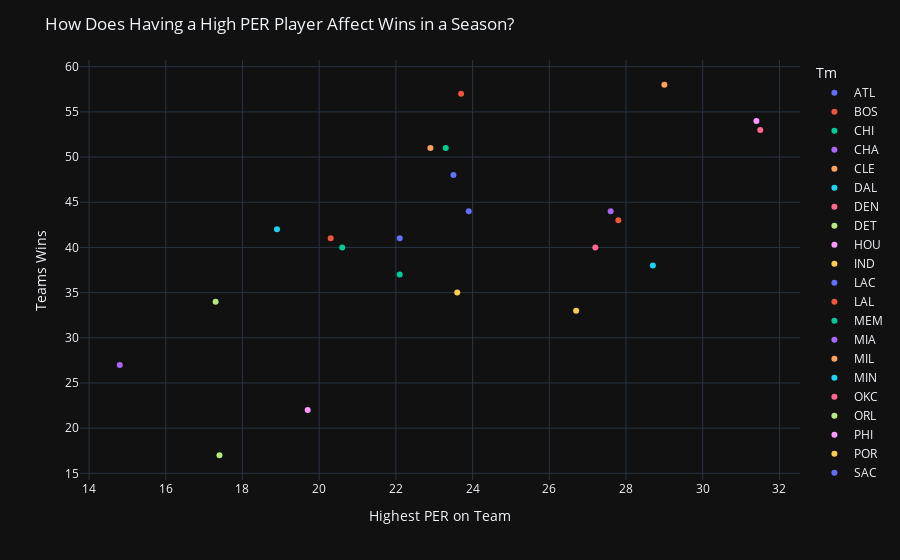

Here is the notebook cell this chart was saved with:
### Markdown cell above
## Question 1: How does player efficiency rating (PER) correlate with a team's win-loss record?

### Code cell
model = LinearRegression()
# display(per)

teams[["wins", "losses"]] = teams["Overall"].str.split("-", expand=True).astype(int)
# teams["W/L Ratio"] = round((teams["wins"] / (teams["losses"] + teams["wins"])), 2)
# WL = teams["W/L Ratio"]
#display(teams)

top_players = per.groupby("Tm")["PER"].max().reset_index()
top_players.loc[top_players["Tm"] == "CHO", "Tm"] = "CHA"
top_players = pd.merge(top_players, teams[["abbrev", "wins"]], left_on="Tm", right_on="abbrev")
top_players.drop(columns="abbrev", inplace=True)

required_columns = ["Tm", "PER", "wins"]
assert all(column in top_players.columns for column in required_columns), "Missing columns"

pxo.scatter(top_players, x = "PER", y = "wins", color="Tm").update_layout(xaxis_title = "Highest PER on Team", yaxis_title = "Teams Wins", title="How Does Having a High PER Player Affect Wins in a Season?")

### Figure 1 — Plotly figure (JSON) as saved in the notebook; plotly's stock layout.template omitted (floating-point values rounded to 4 significant figures)
{"data": [{"hovertemplate": "Tm=ATL<br>PER=%{x}<br>wins=%{y}<extra></extra>", "legendgroup": "ATL", "marker": {"color": "#636efa", "symbol": "circle"}, "mode": "markers", "name": "ATL", "orientation": "v", "showlegend": true, "x": [22.1], "xaxis": "x", "y": [41], "yaxis": "y", "type": "scatter"}, {"hovertemplate": "Tm=BOS<br>PER=%{x}<br>wins=%{y}<extra></extra>", "legendgroup": "BOS", "marker": {"color": "#EF553B", "symbol": "circle"}, "mode": "markers", "name": "BOS", "orientation": "v", "showlegend": true, "x": [23.7], "xaxis": "x", "y": [57], "yaxis": "y", "type": "scatter"}, {"hovertemplate": "Tm=CHI<br>PER=%{x}<br>wins=%{y}<extra></extra>", "legendgroup": "CHI", "marker": {"color": "#00cc96", "symbol": "circle"}, "mode": "markers", "name": "CHI", "orientation": "v", "showlegend": true, "x": [20.6], "xaxis": "x", "y": [40], "yaxis": "y", "type": "scatter"}, {"hovertemplate": "Tm=CHA<br>PER=%{x}<br>wins=%{y}<extra></extra>", "legendgroup": "CHA", "marker": {"color": "#ab63fa", "symbol": "circle"}, "mode": "markers", "name": "CHA", "orientation": "v", "showlegend": true, "x": [14.8], "xaxis": "x", "y": [27], "yaxis": "y", "type": "scatter"}, {"hovertemplate": "Tm=CLE<br>PER=%{x}<br>wins=%{y}<extra></extra>", "legendgroup": "CLE", "marker": {"color": "#FFA15A", "symbol": "circle"}, "mode": "markers", "name": "CLE", "orientation": "v", "showlegend": true, "x": [22.9], "xaxis": "x", "y": [51], "yaxis": "y", "type": "scatter"}, {"hovertemplate": "Tm=DAL<br>PER=%{x}<br>wins=%{y}<extra></extra>", "legendgroup": "DAL", "marker": {"color": "#19d3f3", "symbol": "circle"}, "mode": "markers", "name": "DAL", "orientation": "v", "showlegend": true, "x": [28.7], "xaxis": "x", "y": [38], "yaxis": "y", "type": "scatter"}, {"hovertemplate": "Tm=DEN<br>PER=%{x}<br>wins=%{y}<extra></extra>", "legendgroup": "DEN", "marker": {"color": "#FF6692", "symbol": "circle"}, "mode": "markers", "name": "DEN", "orientation": "v", "showlegend": true, "x": [31.5], "xaxis": "x", "y": [53], "yaxis": "y", "type": "scatter"}, {"hovertemplate": "Tm=DET<br>PER=%{x}<br>wins=%{y}<extra></extra>", "legendgroup": "DET", "marker": {"color": "#B6E880", "symbol": "circle"}, "mode": "markers", "name": "DET", "orientation": "v", "showlegend": true, "x": [17.4], "xaxis": "x", "y": [17], "yaxis": "y", "type": "scatter"}, {"hovertemplate": "Tm=HOU<br>PER=%{x}<br>wins=%{y}<extra></extra>", "legendgroup": "HOU", "marker": {"color": "#FF97FF", "symbol": "circle"}, "mode": "markers", "name": "HOU", "orientation": "v", "showlegend": true, "x": [19.7], "xaxis": "x", "y": [22], "yaxis": "y", "type": "scatter"}, {"hovertemplate": "Tm=IND<br>PER=%{x}<br>wins=%{y}<extra></extra>", "legendgroup": "IND", "marker": {"color": "#FECB52", "symbol": "circle"}, "mode": "markers", "name": "IND", "orientation": "v", "showlegend": true, "x": [23.6], "xaxis": "x", "y": [35], "yaxis": "y", "type": "scatter"}, {"hovertemplate": "Tm=LAC<br>PER=%{x}<br>wins=%{y}<extra></extra>", "legendgroup": "LAC", "marker": {"color": "#636efa", "symbol": "circle"}, "mode": "markers", "name": "LAC", "orientation": "v", "showlegend": true, "x": [23.9], "xaxis": "x", "y": [44], "yaxis": "y", "type": "scatter"}, {"hovertemplate": "Tm=LAL<br>PER=%{x}<br>wins=%{y}<extra></extra>", "legendgroup": "LAL", "marker": {"color": "#EF553B", "symbol": "circle"}, "mode": "markers", "name": "LAL", "orientation": "v", "showlegend": true, "x": [27.8], "xaxis": "x", "y": [43], "yaxis": "y", "type": "scatter"}, {"hovertemplate": "Tm=MEM<br>PER=%{x}<br>wins=%{y}<extra></extra>", "legendgroup": "MEM", "marker": {"color": "#00cc96", "symbol": "circle"}, "mode": "markers", "name": "MEM", "orientation": "v", "showlegend": true, "x": [23.3], "xaxis": "x", "y": [51], "yaxis": "y", "type": "scatter"}, {"hovertemplate": "Tm=MIA<br>PER=%{x}<br>wins=%{y}<extra></extra>", "legendgroup": "MIA", "marker": {"color": "#ab63fa", "symbol": "circle"}, "mode": "markers", "name": "MIA", "orientation": "v", "showlegend": true, "x": [27.6], "xaxis": "x", "y": [44], "yaxis": "y", "type": "scatter"}, {"hovertemplate": "Tm=MIL<br>PER=%{x}<br>wins=%{y}<extra></extra>", "legendgroup": "MIL", "marker": {"color": "#FFA15A", "symbol": "circle"}, "mode": "markers", "name": "MIL", "orientation": "v", "showlegend": true, "x": [29.0], "xaxis": "x", "y": [58], "yaxis": "y", "type": "scatter"}, {"hovertemplate": "Tm=MIN<br>PER=%{x}<br>wins=%{y}<extra></extra>", "legendgroup": "MIN", "marker": {"color": "#19d3f3", "symbol": "circle"}, "mode": "markers", "name": "MIN", "orientation": "v", "showlegend": true, "x": [18.9], "xaxis": "x", "y": [42], "yaxis": "y", "type": "scatter"}, {"hovertemplate": "Tm=OKC<br>PER=%{x}<br>wins=%{y}<extra></extra>", "legendgroup": "OKC", "marker": {"color": "#FF6692", "symbol": "circle"}, "mode": "markers", "name": "OKC", "orientation": "v", "showlegend": true, "x": [27.2], "xaxis": "x", "y": [40], "yaxis": "y", "type": "scatter"}, {"hovertemplate": "Tm=ORL<br>PER=%{x}<br>wins=%{y}<extra></extra>", "legendgroup": "ORL", "marker": {"color": "#B6E880", "symbol": "circle"}, "mode": "markers", "name": "ORL", "orientation": "v", "showlegend": true, "x": [17.3], "xaxis": "x", "y": [34], "yaxis": "y", "type": "scatter"}, {"hovertemplate": "Tm=PHI<br>PER=%{x}<br>wins=%{y}<extra></extra>", "legendgroup": "PHI", "marker": {"color": "#FF97FF", "symbol": "circle"}, "mode": "markers", "name": "PHI", "orientation": "v", "showlegend": true, "x": [31.4], "xaxis": "x", "y": [54], "yaxis": "y", "type": "scatter"}, {"hovertemplate": "Tm=POR<br>PER=%{x}<br>wins=%{y}<extra></extra>", "legendgroup": "POR", "marker": {"color": "#FECB52", "symbol": "circle"}, "mode": "markers", "name": "POR", "orientation": "v", "showlegend": true, "x": [26.7], "xaxis": "x", "y": [33], "yaxis": "y", "type": "scatter"}, {"hovertemplate": "Tm=SAC<br>PER=%{x}<br>wins=%{y}<extra></extra>", "legendgroup": "SAC", "marker": {"color": "#636efa", "symbol": "circle"}, "mode": "markers", "name": "SAC", "orientation": "v", "showlegend": true, "x": [23.5], "xaxis": "x", "y": [48], "yaxis": "y", "type": "scatter"}, {"hovertemplate": "Tm=TOR<br>PER=%{x}<br>wins=%{y}<extra></extra>", "legendgroup": "TOR", "marker": {"color": "#EF553B", "symbol": "circle"}, "mode": "markers", "name": "TOR", "orientation": "v", "showlegend": true, "x": [20.3], "xaxis": "x", "y": [41], "yaxis": "y", "type": "scatter"}, {"hovertemplate": "Tm=UTA<br>PER=%{x}<br>wins=%{y}<extra></extra>", "legendgroup": "UTA", "marker": {"color": "#00cc96", "symbol": "circle"}, "mode": "markers", "name": "UTA", "orientation": "v", "showlegend": true, "x": [22.1], "xaxis": "x", "y": [37], "yaxis": "y", "type": "scatter"}], "layout": {"xaxis": {"anchor": "y", "domain": [0.0, 1.0], "title": {"text": "Highest PER on Team"}}, "yaxis": {"anchor": "x", "domain": [0.0, 1.0], "title": {"text": "Teams Wins"}}, "legend": {"title": {"text": "Tm"}, "tracegroupgap": 0}, "margin": {"t": 60}, "title": {"text": "How Does Having a High PER Player Affect Wins in a Season?"}}}
